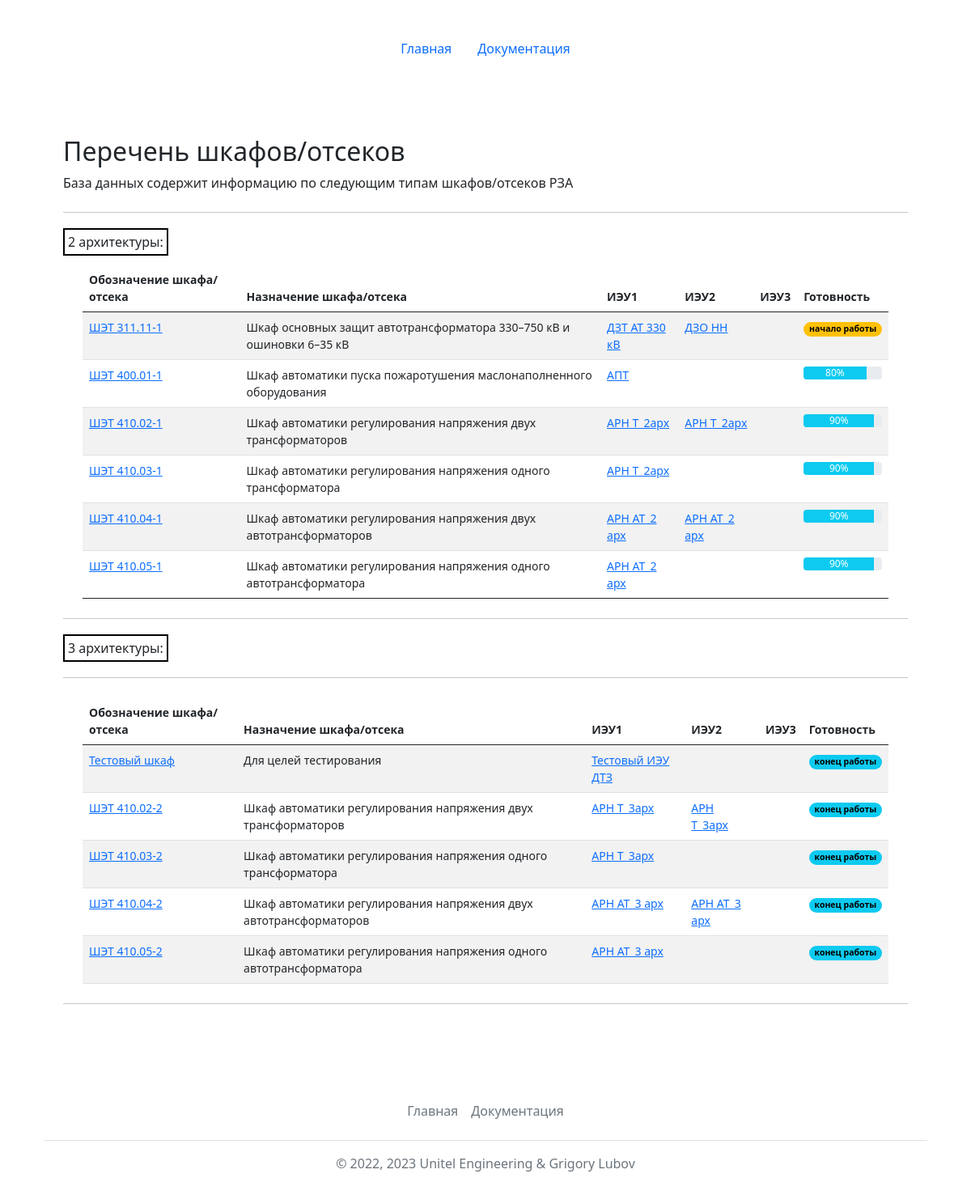
The page /reports/ on the database its author committed.
### mainapp/models.py (models this page shows, shortened)
class Cabinets(models.Model):
    name = models.CharField(max_length=64, verbose_name='Обозначение шкафа', primary_key=True)
    terminal1 = models.ForeignKey(Terminals, related_name='ied1_set', on_delete=models.PROTECT, verbose_name='ИЭУ1', max_length=64, null=True)
    terminal2 = models.ForeignKey(Terminals, related_name='ied2_set', on_delete=models.PROTECT, verbose_name='ИЭУ2', max_length=64, blank=True, null=True)
    terminal3 = models.ForeignKey(Terminals, related_name='ied3_set', on_delete=models.PROTECT, verbose_name='ИЭУ3', max_length=64, blank=True, null=True)
    description = models.TextField(max_length=1024, verbose_name='Назначение шкафа')
    ready = models.IntegerField(verbose_name='Готовность', default=0)
    class Meta:
        verbose_name = 'Шкаф'
        verbose_name_plural = 'Шкафы'
        ordering = ['name']
    @property
    def get_terminal2(self):
        if self.terminal2:
            return self.terminal2
        else:
            return ""
    @property
    def get_terminal3(self):
        if self.terminal3:
            return self.terminal3
        else:
            return ""

class Terminals(models.Model):
    id = models.AutoField(primary_key=True)
    name = models.CharField(max_length=64, verbose_name='Обозначение ИЭУ', unique=True)
    description = models.TextField(max_length=1024, blank=True, verbose_name='Назначение ИЭУ')
    def __str__(self):
        return str(self.name)
    class Meta:
        verbose_name = 'ИЭУ'
        verbose_name_plural = 'ИЭУ'
        ordering = ['name']

### mainapp/views.py (the view)
# urls.py: path('reports/', views.reports),
def reports(request):
    cabinets = Cabinets.objects.all()
    cabinets = cabinets.order_by('name')
    cabinets1 = list() # шкафы 1 архитектуры
    cabinets2 = list() # шкафы 2 архитектуры
    for cabinet in cabinets:
        if cabinet.name[-1] =='1':
            cabinets1.append(cabinet)
        else:
            cabinets2.append(cabinet)
    return render(request, 'mainapp/reports.html', {'cabinets1': cabinets1, 'cabinets2': cabinets2, 'activeMain': '', 'activeHelp': '', 'title': 'Перечень шкафов / отсеков'})

### templates/mainapp/reports.html (shortened to what this page needs)
{% extends 'base.html' %}
{% block content %}
<main class="container py-5">
    {% if cabinets1 and cabinets2 %}
    <h2 class="mt-4">Перечень шкафов/отсеков</h2>
    <p>База данных содержит информацию по следующим типам шкафов/отсеков РЗА</p>
    <hr class="my-4">
    <p><span style="border: 2px solid #000000; padding:4px;">2 архитектуры:</span></p>
    <div class="container small">
        <table class="table table-striped">
                <thead>
                    <tr>
                      <th scope="col">Обозначение шкафа/отсека</th>
                      <th scope="col">Назначение шкафа/отсека</th>
                      <th scope="col">ИЭУ1</th>
                      <th scope="col">ИЭУ2</th>
                      <th scope="col">ИЭУ3</th>
                      <th scope="col">Готовность</th>
                    </tr>
                </thead>
                <tbody>
                    {% for item in cabinets1 %}
                    <tr>
                        <td><a href="cabinet/?name={{item.name}}&type=cabinet">{{item.name}}</a></td>
                        <td>{{item.description}}</td>
                        <td><a href="show/?name={{item.terminal1}}&type=ied">{{item.terminal1}}</a></td>
                        <td><a href="show/?name={{item.terminal2}}&type=ied">{{item.get_terminal2}}</a></td>
                        <td><a href="show/?name={{item.terminal3}}&type=ied">{{item.get_terminal3}}</a></td>
                        {% if item.ready > 0 and item.ready < 50  %}
                        <td><span class="badge rounded-pill text-bg-warning">начало работы</span></td>
                        {% endif %}
                        {% if item.ready > 50 and item.ready < 100  %}
                        <td>
                        <div class="progress">
                            <div class="progress-bar bg-info" role="progressbar" style="width: {{item.ready}}%" aria-valuenow="25" aria-valuemin="0" aria-valuemax="100">
                                {{item.ready}}%
                            </div>
                        </div>
                        </td>
                        {% endif %}
                    </tr>
                {% endfor %}
                </tbody>
        </table>
    </div>
    <hr class="my-4">
    <p><span style="border: 2px solid #000000; padding:4px;">3 архитектуры:</span></p>
    <hr class="my-4">
    <div class="container small">
        <table class="table table-striped">
                <thead>
                    <tr>
                      <th scope="col">Обозначение шкафа/отсека</th>
                      <th scope="col">Назначение шкафа/отсека</th>
                      <th scope="col">ИЭУ1</th>
                      <th scope="col">ИЭУ2</th>
                      <th scope="col">ИЭУ3</th>
                      <th scope="col">Готовность</th>
                    </tr>
                </thead>
                <tbody>
                    {% for item in cabinets2 %}
                    <tr>
                        <td><a href="cabinet/?name={{item.name}}&type=cabinet">{{item.name}}</a></td>
                        <td>{{item.description}}</td>
                        <td><a href="show/?name={{item.terminal1}}&type=ied">{{item.terminal1}}</a></td>
                        <td><a href="show/?name={{item.terminal2}}&type=ied">{{item.get_terminal2}}</a></td>
                        <td><a href="show/?name={{item.terminal3}}&type=ied">{{item.get_terminal3}}</a></td>
                        {% if item.ready > 50 and item.ready < 100  %}
                        <td><span class="badge rounded-pill text-bg-info">конец работы</span></td>
                        {% endif %}
                    </tr>
                {% endfor %}
                </tbody>
        </table>
    </div>
    <hr class="my-4">
    {% else %}
    <h2 class="mt-4">В базе данных нет шкафов :(</h2>
    {% endif %}
</main>
{% endblock %}

### rows shown on the page
Cabinets: name "ШЭТ 311.11-1", description "Шкаф основных защит автотрансформатора 330–750 кВ и ошиновки 6–35 кВ", terminal1 "ДЗТ АТ 330 кВ", get_terminal2 "ДЗО НН", ready "начало работы"
Cabinets: name "ШЭТ 400.01-1", description "Шкаф автоматики пуска пожаротушения маслонаполненного оборудования", terminal1 "АПТ", ready "80"
Cabinets: name "ШЭТ 410.02-1", description "Шкаф автоматики регулирования напряжения двух трансформаторов", terminal1 "АРН Т_2арх", get_terminal2 "АРН Т_2арх", ready "90"
Cabinets: name "ШЭТ 410.03-1", description "Шкаф автоматики регулирования напряжения одного трансформатора", terminal1 "АРН Т_2арх", ready "90"
Cabinets: name "ШЭТ 410.04-1", description "Шкаф автоматики регулирования напряжения двух автотрансформаторов", terminal1 "АРН АТ_2 арх", get_terminal2 "АРН АТ_2 арх", ready "90"
Cabinets: name "ШЭТ 410.05-1", description "Шкаф автоматики регулирования напряжения одного автотрансформатора", terminal1 "АРН АТ_2 арх", ready "90"
Cabinets: name "Тестовый шкаф", description "Для целей тестирования", terminal1 "Тестовый ИЭУ ДТЗ", ready "конец работы"
Cabinets: name "ШЭТ 410.02-2", description "Шкаф автоматики регулирования напряжения двух трансформаторов", terminal1 "АРН Т_3арх", get_terminal2 "АРН Т_3арх", ready "конец работы"
Cabinets: name "ШЭТ 410.03-2", description "Шкаф автоматики регулирования напряжения одного трансформатора", terminal1 "АРН Т_3арх", ready "конец работы"
Cabinets: name "ШЭТ 410.04-2", description "Шкаф автоматики регулирования напряжения двух автотрансформаторов", terminal1 "АРН АТ_3 арх", get_terminal2 "АРН АТ_3 арх", ready "конец работы"
Cabinets: name "ШЭТ 410.05-2", description "Шкаф автоматики регулирования напряжения одного автотрансформатора", terminal1 "АРН АТ_3 арх", ready "конец работы"
